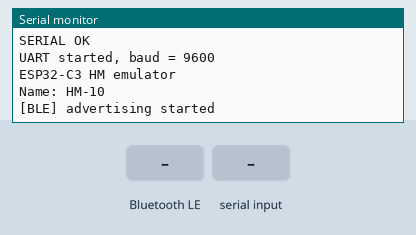
Recording of a sketch running on a simulated ESP32-C3. On the bench: the last lines printed to the serial monitor. Inputs (shaded band) come from the test bench. EEPROM starts erased; nothing arrives over Bluetooth unless stated; a phone connects over Bluetooth LE 3 s after start.

Above: at 1.2 s.
1.3 s: Bluetooth LE write "AT" received
At 1.6 s:
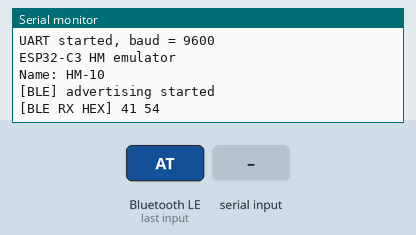
4.3 s: "AT" received over the second serial link
At 5.5 s:
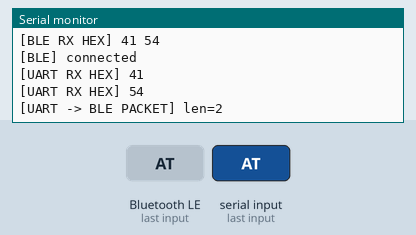
5.8 s: Bluetooth LE write "AT+NAME?" received
At 6.2 s:
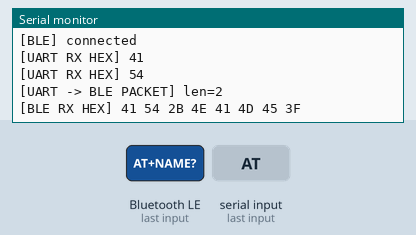
7.3 s: "AT+NAME?" received over the second serial link
At 8.3 s:
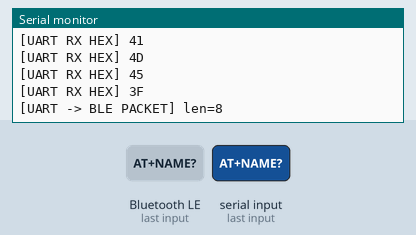
8.8 s: Bluetooth LE write "AT+NAME=" received
At 9.7 s:
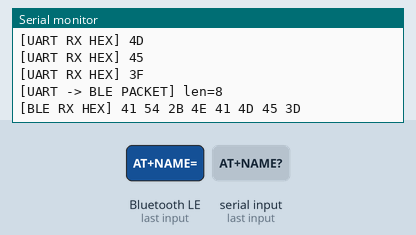
10.3 s: Bluetooth LE write "AT+ECHO=1" received
At 10.9 s:
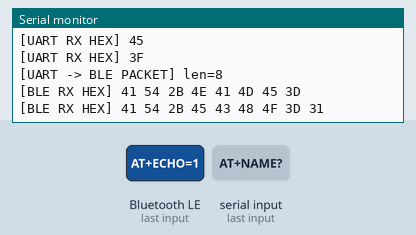
Timing chart, 0 to 12.8 s (numbered marks = the images above; inputs shaded):
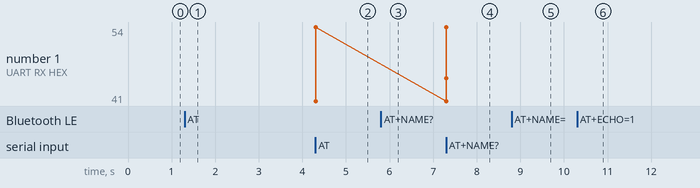

The sketch:

hm-10_esp32.ino
```cpp
#include <Arduino.h>
#include <Preferences.h>
#include <BLEDevice.h>
#include <BLEServer.h>
#include <BLEUtils.h>
#include <BLE2902.h>

// ===== HM-10 UUIDs =====
#define SERVICE_UUID "0000FFE0-0000-1000-8000-00805F9B34FB"
#define CHAR_UUID    "0000FFE1-0000-1000-8000-00805F9B34FB"

// ===== UART (as HM-10) =====
#define UART_RX_PIN 20
#define UART_TX_PIN 21
#define UART_BAUD   9600

#define UART_BUF_SIZE 128
#define UART_PACKET_TIMEOUT_MS 50

HardwareSerial uart1(1);

BLECharacteristic *uartChar;
Preferences prefs;

String deviceName = "HM-10";
bool debug_msg_on = true;


bool uartToBleEnabled = true;

// ===== AT =====
bool isAT(const String &s) {
  return s.startsWith("AT");
}

String handleAT(String cmd) {
  cmd.trim();

  if (cmd == "AT") return "OK";
  if (cmd == "AT+NAME?") return deviceName;

  if (cmd.startsWith("AT+NAME=")) {
    deviceName = cmd.substring(8);
    prefs.putString("name", deviceName);
    return "OK";
  }

  if (cmd == "AT+ECHO=1") {
  uartToBleEnabled = true;
  return "OK";
  }

  if (cmd == "AT+ECHO=0") {
    uartToBleEnabled = false;
    return "OK";
  }


  return "ERR";
}

class RxCallbacks : public BLECharacteristicCallbacks {
  void onWrite(BLECharacteristic *c) override {
    std::string v = c->getValue();
    if (!v.length()) return;

    // ===== ЛОГ (HEX) =====
    Serial.print("[BLE RX HEX] ");
    if (debug_msg_on)
    for (uint8_t b : v) {
      if (b < 0x10) Serial.print("0");
      Serial.print(b, HEX);
      Serial.print(" ");
    }
    Serial.println();

    // ===== BLE -> UART ( binary HM-10) =====
    uart1.write((uint8_t*)v.data(), v.length());

    // ===== AT-команды (только для BLE-ответа) =====
    String in;
    for (uint8_t b : v) in += char(b);
    in.trim();

    if (isAT(in)) {
      String r = handleAT(in);
      uartChar->setValue(r.c_str());
      uartChar->notify();
    }
  }
};


// ===== BLE server callbacks =====
class ServerCallbacks : public BLEServerCallbacks {
  void onConnect(BLEServer*) override {
    Serial.println("[BLE] connected");
  }
  void onDisconnect(BLEServer*) override {
    Serial.println("[BLE] disconnected");
    BLEDevice::startAdvertising();
  }
};

void setupBLE() {
  BLEDevice::init(deviceName.c_str());

  BLEServer *server = BLEDevice::createServer();
  server->setCallbacks(new ServerCallbacks());

  BLEService *service = server->createService(SERVICE_UUID);

  uartChar = service->createCharacteristic(
    CHAR_UUID,
    BLECharacteristic::PROPERTY_WRITE |
    BLECharacteristic::PROPERTY_NOTIFY
  );


  // <<< ВАЖНО: добавить CCCD как у HM-10
  uartChar->addDescriptor(new BLE2902());

  uartChar->setCallbacks(new RxCallbacks());
  service->start();

  BLEAdvertising *adv = BLEDevice::getAdvertising();
  adv->addServiceUUID(SERVICE_UUID);
  adv->setScanResponse(true);
  adv->start();

  Serial.println("[BLE] advertising started");
}

void setup() {
  // ===== USB Serial (diagnostic) =====
  Serial.begin(115200);
 // while (!Serial) delay(10);

  Serial.println("SERIAL OK");

  // ===== UART как у HM-10 =====
  uart1.begin(
    UART_BAUD,
    SERIAL_8N1,
    UART_RX_PIN,
    UART_TX_PIN
  );

  Serial.print("UART started, baud = ");
  Serial.println(UART_BAUD);

  prefs.begin("hm10", false);
  //deviceName = prefs.getString("name", "HM-10");

  Serial.println("ESP32-C3 HM emulator");
  Serial.println("Name: " + deviceName);

  setupBLE();
}


void loop() {
  static uint8_t uartBuf[UART_BUF_SIZE];
  static size_t uartLen = 0;
  static uint32_t lastByteTime = 0;

  // ===== read UART =====
  while (uart1.available()) {
    uint8_t b = uart1.read();

    Serial.print("[UART RX HEX] ");
    if (b < 0x10) Serial.print("0");

    if (debug_msg_on)
      Serial.println(b, HEX);

    if (uartLen < UART_BUF_SIZE) {
      uartBuf[uartLen++] = b;
    }

    lastByteTime = millis();
  }

  // ===== timout =====
  if (uartLen > 0 && (millis() - lastByteTime) >= UART_PACKET_TIMEOUT_MS) {
    uartChar->setValue(uartBuf, uartLen);
    uartChar->notify();   //  one notify for all packet

    Serial.print("[UART -> BLE PACKET] len=");
    Serial.println(uartLen);

    uartLen = 0; // clean buffer
  }
}
```

Measured:
- after the input at 1.3 s, the serial monitor: prints a new line at once (image 1)
- after the input at 4.3 s, the serial monitor: prints a new line at once (image 2)
- after the input at 5.8 s, the serial monitor: prints a new line at once (image 3)
- after the input at 7.3 s, the serial monitor: prints a new line at once (image 4)
- after the input at 8.8 s, the serial monitor: prints a new line at once (image 5)
- after the input at 10.3 s, the serial monitor: prints a new line at once (image 6)
